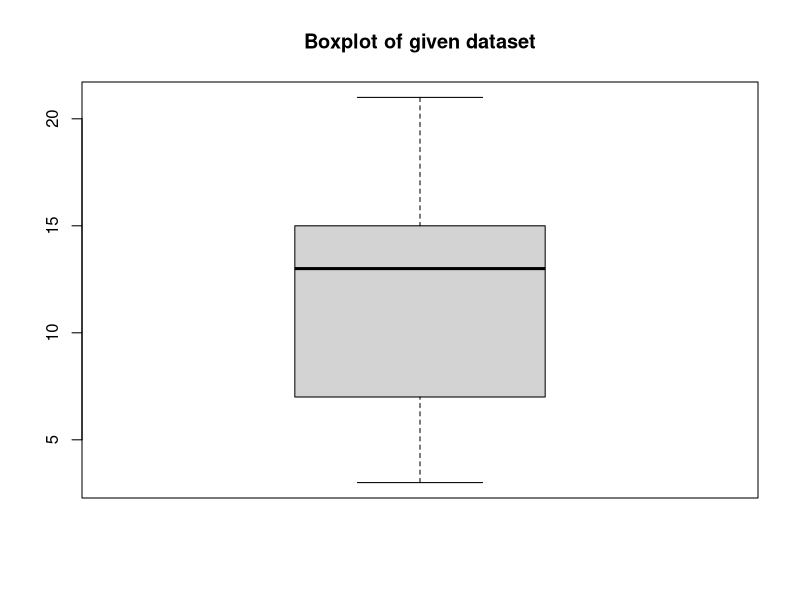
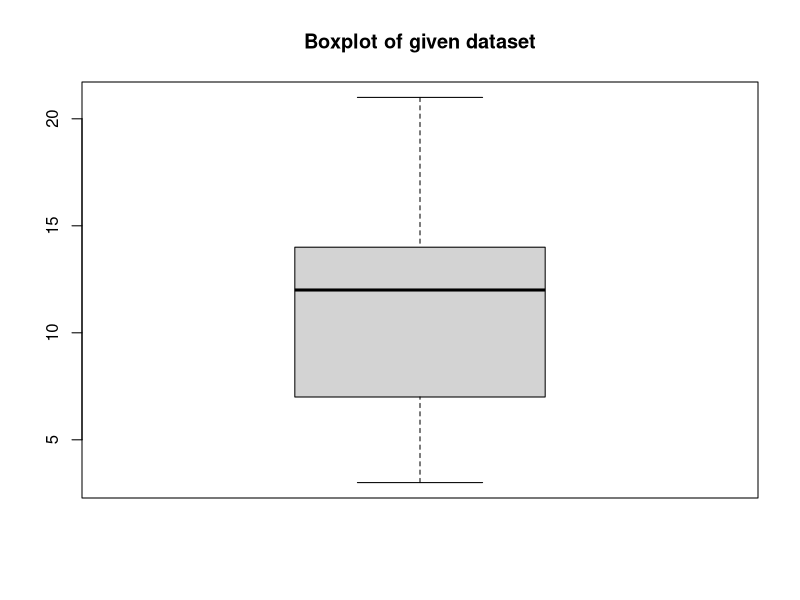

R code for these plots, in order:
# # data set "mtcars" with the columns "mpg" and "cyl"
# input <- mtcars[,c('mpg','cyl')]
# print(head(input))
# # Plot the chart.
# boxplot(mpg ~ cyl, data = mtcars, xlab = "Number of Cylinders",
#         ylab = "Miles Per Gallon", main = "Mileage Data")
# # draw boxplot with notch to find out how the medians of different data groups match with each other.
# boxplot(mpg ~ cyl, data = mtcars, xlab = "Number of Cylinders",ylab = "Miles Per Gallon", main = "Mileage Data", notch = TRUE,varwidth = TRUE, col = c("green","yellow","purple"),names = c("High","Medium","Low")

# create a vector of the given dataset
data1 <- c(3, 7, 8, 5, 12, 14, 21, 15, 18, 14)
data2<-c(3, 7, 8, 5, 12, 14, 21, 13, 18)
# plot a boxplot of the dataset
data3 <-c(data1,data2)
boxplot(data1, main="Boxplot of given dataset")
boxplot(data2, main="Boxplot of given dataset")